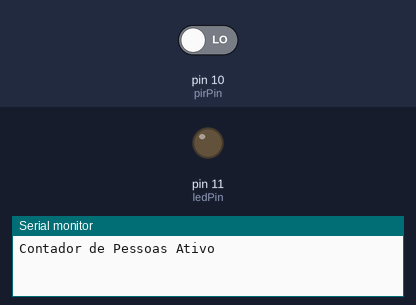
A sketch run on a simulated Arduino Uno, built with avr-gcc and run on an emulated ATmega328P. On the bench: output pins drawn as LEDs (lit = HIGH), the last lines printed to the serial monitor. Inputs (shaded band) come from the test bench; at power-on: pin 10 (pirPin) LOW.

Above: at 1.2 s.
1.3 s: pin 10 (pirPin) driven HIGH
At 2.1 s:
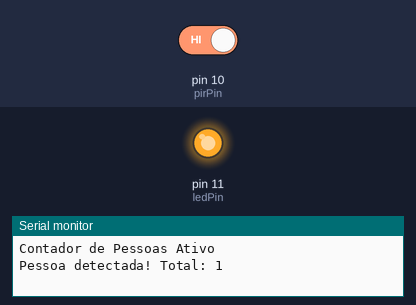
2.8 s: pin 10 (pirPin) driven LOW
At 3.2 s:
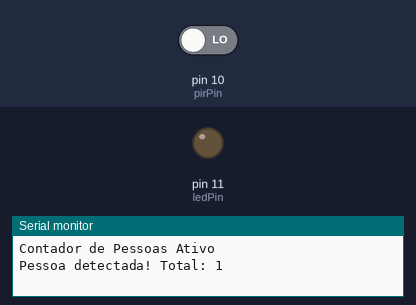
Timing chart, 0 to 5.8 s (numbered marks = the images above; inputs shaded):
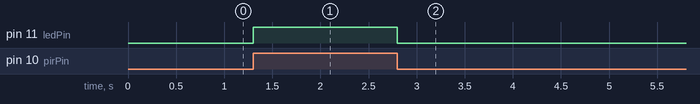

The sketch:

sketch_sep16a.ino
```cpp
const int ledPin = 11;
const int pirPin = 10;

int pessoasContadas = 0;
int estadoAnteriorPir = LOW;

void setup() {
  pinMode(ledPin, OUTPUT);
  pinMode(pirPin, INPUT);

  Serial.begin(9600);
  Serial.println("Contador de Pessoas Ativo");
}

void loop() {
  int estadoAtualPir = digitalRead(pirPin);

  if (estadoAtualPir == HIGH && estadoAnteriorPir == LOW) {
    // Acende o LED
    digitalWrite(ledPin, HIGH);

    pessoasContadas++;

    Serial.print("Pessoa detectada! Total: ");
    Serial.println(pessoasContadas);

    delay(1000);
  }

  if (estadoAtualPir == LOW) {
    digitalWrite(ledPin, LOW);
  }

  estadoAnteriorPir = estadoAtualPir;
}
```

Measured:
- after the input at 1.3 s, pin 11 (ledPin): LOW → HIGH at once
- after the input at 2.8 s, pin 11 (ledPin): HIGH → LOW at once
